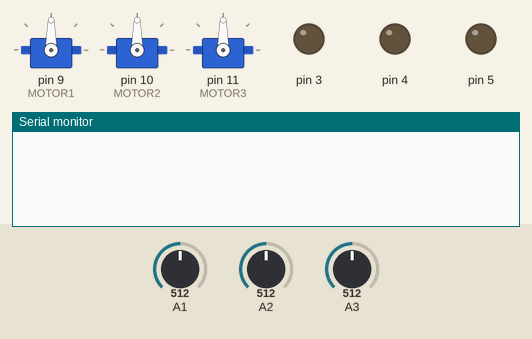
A sketch run on a simulated Arduino Uno, built with avr-gcc and run on an emulated ATmega328P. Shown: 3 × servo, output pins drawn as LEDs (lit = HIGH), the last lines printed to the serial monitor. The test bench sets the inputs (shaded band); at power-on: A3 = 512, A1 = 512, A2 = 512.

Above: at 0.1 s.
3.3 s: A3 set to 364
At 3.9 s:
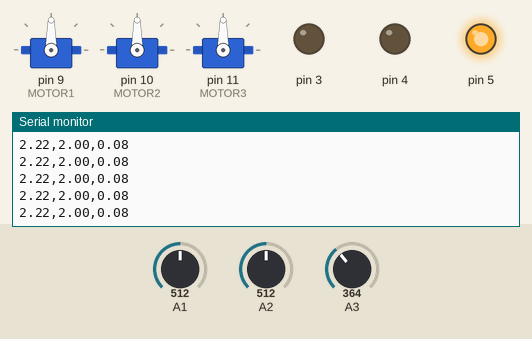
6.3 s: A3 set to 348
At 7.0 s:
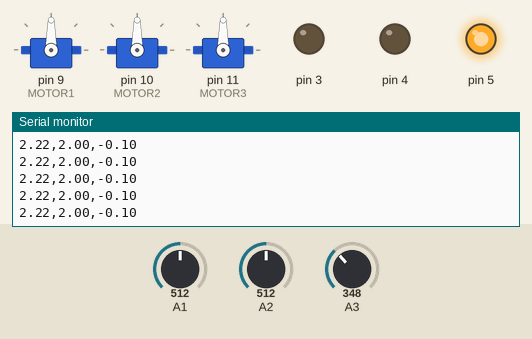
Timing chart, 0 to 9.3 s (numbered marks = the images above; inputs shaded):
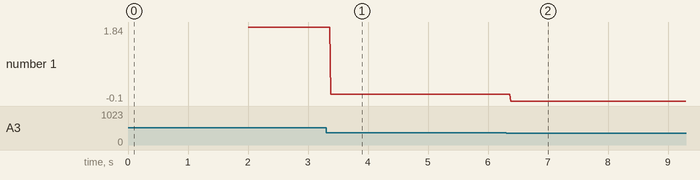

Measured:
- after the input at 3.3 s, the serial monitor: prints a new line after 0.08 s (image 1)
- after the input at 6.3 s, the serial monitor: prints a new line after 0.08 s (image 2)
- plotted number 1: 1.84 → 0.08 after the input at 3.3 s, 0.08 → -0.1 after the input at 6.3 s

The sketch:

Working_Motors_with_lights_code.ino
```cpp
#include <Wire.h>
#include <Servo.h>
//#include <OneWire.h>
//#include <DallasTemperature.h>
Servo MOTOR1;
Servo MOTOR2;
Servo MOTOR3;
//#define ONE_WIRE_BUS 2
//OneWire oneWire(ONE_WIRE_BUS);
//DallasTemperature sensors(&oneWire);
int Motors[5];//4-5
int pos = 0;
int number = 0;
int x = 0;
int y = 0;
int z = 0;
int i = 0;
int a = 0;
int b = 0;
int Status = 0;
float e = 0;//analogRead(1)
float r = 0;//analogRead(2)
float t = 0;//analogRead(3)
float s = 0;//Battery cell 1
float d = 0;//Battery cell 2
float f = 0;//Battery cell 3

void setup()
{

  Wire.begin(0x04); // join i2c bus (address optional for master
  Wire.onReceive(receiveEvent); // register event
  Serial.begin(9600);           // start serial for output
  analogReference(INTERNAL);// sets it to read 1.1V
  Wire.beginTransmission(0x01);
  //Wire.onRequest(RequestData);
  //sensors.begin();

  MOTOR1.attach(9);
  MOTOR2.attach(10);
  MOTOR3.attach(11);
  pinMode(3, OUTPUT);
  pinMode(4, OUTPUT);

  MOTOR1.write(90); // set servo to mid-point (90°)
  delay(2000);

  pinMode(5, OUTPUT);

  digitalWrite(3, LOW);
  digitalWrite(4, LOW);
  digitalWrite(5, HIGH);

}

void loop()
{
  //sensors.requestTemperatures();
  /* myservo.write(90); // set servo to mid-point (90°)
    delay(500);
    myservo.write(90);
    delay(500);*/
  // x = analogRead(5);


  // x = map(x, 0, 1024, 54, 130);

  // MOTOR1.write(x);

  e = analogRead(1);
  r = analogRead(2);
  t = analogRead(3);

  //------------------------Cell 1--------------------------------------
  /*
    //e = map(e, 0, 1023, 0, 92);
    //e = map(e, 0, 92, 0, 370);
    e = map(e, 0, 1023, 0, 370);//e, 0, 1023, 0, 370
    e = e / 100;
  */

  //s = e * 4.2;
  //s = s / 969;//equation for Battery cell 1

  //e = e / 276.48;
  e = e / 930;// the factor ratio, this determines what Vin is. The Factor ratio is how we get from 0-1023 to the 0-1.1V that the Arduino is reading.
  e = (e * 13300) / 3300; // this is the equation for Vin when we know Vin.
  // The equation is Vin=(Vout(R2+R1))/R2
  // the reverse is Vout=Vin*R2/(R1+R2)
  // This in its entirety simply converts the 0-1.1V to 0-3.7V, this is the same process for the other ones


  s = e;

  //------------------------Cell 2--------------------------------------
  /*
    //r = map(r, 0, 1023, 0, 111);//r, 0, 1023, 0, 97
    //r = map(r, 0, 111, 0, 740);//r, 0, 97, 0, 740
    r = map(r, 0, 1023, 0, 740);//r, 0, 1023, 0, 740
    r = r / 100;
  */

  //d = r * 4.2;
  //d = d / 969;//equation for Battery cell 2

  r = r / 930;
  r = (r * 11500) / 1500;

  r = r - s;
  d = r;

  //------------------------Cell 3--------------------------------------
  /*
    //t = map(t, 0, 1023, 0, 111);//t, 0, 1023, 0, 101
    //t = map(t, 0, 111, 0, 1110);//t, 0, 101, 0, 1110
    t = map(t, 0, 1023, 0, 1110);//t, 0, 1023, 0, 1110
    t = t / 100;
  */

  //s = e * 4.2;
  //f = f/ 969;//equation for Battery cell 3

  t = t / 930;
  t = (t * 11000) / 1000;

  t = t - r;
  t = t - s;
  f = t;

  //--------------------------------------------------------------

  Serial.print(s);//Battery cell 1
  Serial.print(',');
  Serial.print(d);//Battery cell 2
  Serial.print(',');
  Serial.println(f);//Battery cell 3
  /*
    Serial.print(sensors.getTempCByIndex(0)); // Why "byIndex"?
    Serial.print(',');
    Serial.print(sensors.getTempCByIndex(1));
    Serial.print(',');
    Serial.print(sensors.getTempCByIndex(2));
    Serial.print(',');
    Serial.print(sensors.getTempCByIndex(3));
    Serial.print(',');
    Serial.println(sensors.getTempCByIndex(4));
  */
}


void receiveEvent(int byteCount)
{

  while (Wire.available())
  {
    digitalWrite(5, LOW);
    for (int i = 0; i <= 5; i++)
    {
      number = Wire.read();
      //Serial.print(number);
      Motors[i] = number;
      //Serial.println(Motors[i]);
    }

    if (Motors[0] == 4 and Motors[1] == -1) {
      RequestData();
      //Serial.println("requesting");
    }
    if (Motors[0] == 5) {
      Status = 1;
      //Serial.println("Status=1");
    }
    //Serial.println(',');

    //Serial.print(x);
    //Serial.print(y);
    //Serial.println(z);

    if (Status == 1) {
      x = Motors[1];
      x = map(x, 0, 180, 54, 130);

      y = Motors[2];
      y = map(y, 0, 180, 54, 130);

      z = Motors[3];
      z = map(z, 0, 180, 54, 130);

      a = Motors[4];
      a = a - 1;
      a = !a;
      b = Motors[5];
      b = b - 1;
      b = !b;


      MOTOR1.write(x);
      MOTOR2.write(y);
      MOTOR3.write(z);

      //Serial.print(a);
      //Serial.println(b);

      if (a == 1) {
        digitalWrite(3, HIGH);
        digitalWrite(4, HIGH);
      }
      if (b == 1) {
        digitalWrite(3, LOW);
        digitalWrite(4, LOW);
      }
    }

  }
/*
  while (Wire.available() == 0)
  {
    digitalWrite(5, HIGH);
  }
  */
}

void RequestData()
{
  //Serial.println("Status=2");
  Status = 2;

  /*if (f > 3.00 and f < 4.40  ) {

    Wire.write('Good');
    }

    else{
    Wire.write('Bad');
    }
  */

  //Serial.write(12);
  //Wire.write(12);
  //Wire.write(b);
  //Wire.write(s);
  //Wire.write(d);
  //Wire.write(f);
}
```
